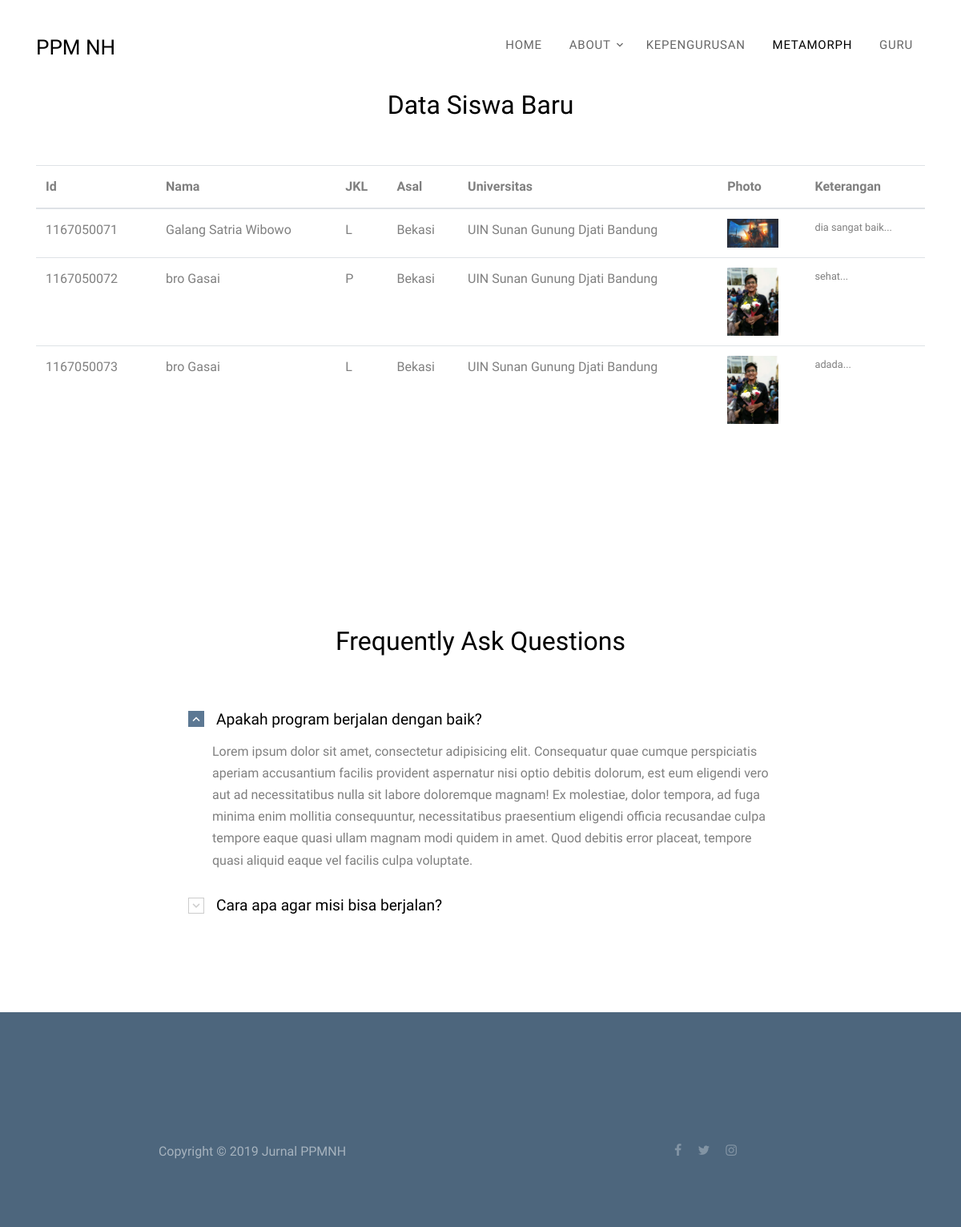
Screenshot of /index.php/page/metamorph with the database file from the repository.
### tables this page shows
CREATE TABLE `pendaftar` (
  `nip` int(10) NOT NULL,
  `nama` varchar(255) NOT NULL,
  `jk` varchar(10) NOT NULL,
  `asal` varchar(255) NOT NULL,
  `univ` varchar(255) NOT NULL,
  `image` varchar(255) NOT NULL DEFAULT 'default.jpg',
  `ket` text NOT NULL
);

### application/controllers/Page.php (called while the page is built, shortened)
<?php
class Page extends CI_Controller {
    public function __construct()
    {
		$this->load->model("pendaftar_model");
        $this->load->library('form_validation');
	}
	public function metamorph()
	{
       $data["pendaftar"] = $this->pendaftar_model->getAll();
        $this->load->view("home/metamorph", $data);
	}
}

### index.php (called while the page is built, shortened)
<?php
require_once BASEPATH.'core/CodeIgniter.php';

### application/models/Pendaftar_model.php (called while the page is built, shortened)
<?php defined('BASEPATH') OR exit('No direct script access allowed');
class Pendaftar_model extends CI_Model
{
    private $_table = "pendaftar";
    public function getAll()
    {
        return $this->db->get($this->_table)->result();
    }
}

### application/views/home/metamorph.php (the view, shortened to what this page needs)
<!DOCTYPE html>
<html lang="en">
  <head>
    <?php $this->load->view("home/_partials/head.php") ?>
  </head>
  <body>
  <div class="site-wrap">
    <?php $this->load->view("home/_partials/navbar.php") ?>
    <div class="site-section">
      <div class="container">
        <div class="row justify-content-center text-center mb-5">
          <div class="col-md-6" data-aos="fade" >
            <h2>Data Siswa Baru</h2>
          </div>
        </div>
    <div class="table-responsive">
              <table class="table table-hover" id="dataTable" width="100%" cellspacing="0">
                <thead>
                  <tr>
                    <th>Id</th>
                    <th>Nama</th>
                    <th>JKL</th>
                    <th>Asal</th>
                    <th>Universitas</th>
                    <th>Photo</th>
                    <th>Keterangan</th>
                  </tr>
                </thead>
                <tbody>
                  <?php foreach ($pendaftar as $pendaftar): ?>
                  <tr>
                    <td width="150">
                      <?php echo $pendaftar->nip ?>
                    </td>
                    <td>
                      <?php echo $pendaftar->nama ?>
                    </td>
                    <td>
                      <?php echo $pendaftar->jk ?>
                    </td>
                    <td>
                      <?php echo $pendaftar->asal ?>
                    </td>
                    <td>
                      <?php echo $pendaftar->univ ?>
                    </td>
                    <td>
                      <img src="<?php echo base_url('upload/pendaftar/'.$pendaftar->image) ?>" width="64" />
                    </td>
                    <td class="small">
                      <?php echo substr($pendaftar->ket, 0, 120) ?>...</td>
                  </tr>
                  <?php endforeach; ?>
                </tbody>
              </table>
            </div>
          </div>
        </div>
      </div>
    <div class="site-section">
      <div class="container">
        <div class="row justify-content-center text-center mb-5">
          <div class="col-md-6" data-aos="fade" >
            <h2>Frequently Ask Questions</h2>
          </div>
        </div>
        <div class="row justify-content-center" data-aos="fade" data-aos-delay="100">
          <div class="col-md-8">
            <div class="accordion unit-8" id="accordion">
            <div class="accordion-item">
              <h3 class="mb-0 heading">
                <a class="btn-block" data-toggle="collapse" href="#collapseOne" role="button" aria-expanded="true" aria-controls="collapseOne">Apakah program berjalan dengan baik?<span class="icon"></span></a>
              </h3>
              <div id="collapseOne" class="collapse show" aria-labelledby="headingOne" data-parent="#accordion">
                <div class="body-text">
                  <p>Lorem ipsum dolor sit amet, consectetur adipisicing elit. Consequatur quae cumque perspiciatis aperiam accusantium facilis provident aspernatur nisi optio debitis dolorum, est eum eligendi vero aut ad necessitatibus nulla sit labore doloremque magnam! Ex molestiae, dolor tempora, ad fuga minima enim mollitia consequuntur, necessitatibus praesentium eligendi officia recusandae culpa tempore eaque quasi ullam magnam modi quidem in amet. Quod debitis error placeat, tempore quasi aliquid eaque vel facilis culpa voluptate.</p>
                </div>
              </div>
            </div>
            <div class="accordion-item">
              <h3 class="mb-0 heading">
                <a class="btn-block" data-toggle="collapse" href="#collapseTwo" role="button" aria-expanded="false" aria-controls="collapseTwo">Cara apa agar misi bisa berjalan?<span class="icon"></span></a>
              </h3>
            </div>
          </div>
          </div>
        </div>
      </div>
    </div>
     <?php $this->load->view("home/_partials/footer.php") ?>
  </body>
</html>

### application/views/home/_partials/head.php (shortened to what this page needs)
<link rel="stylesheet" href="<?php echo base_url ('bootstrap/fonts/icomoon/style.css')?>">
<link rel="stylesheet" href="<?php echo base_url ('bootstrap/css/bootstrap.min.css')?>">
<link rel="stylesheet" href="<?php echo base_url ('bootstrap/css/magnific-popup.css')?>">
<link rel="stylesheet" href="<?php echo base_url ('bootstrap/css/jquery-ui.css')?>">
<link rel="stylesheet" href="<?php echo base_url ('bootstrap/css/owl.carousel.min.css')?>">
<link rel="stylesheet" href="<?php echo base_url ('bootstrap/css/owl.theme.default.min.css')?>">
<link rel="stylesheet" href="<?php echo base_url ('bootstrap/css/bootstrap-datepicker.css')?>">
<link rel="stylesheet" href="<?php echo base_url ('bootstrap/css/animate.css')?>">
<link rel="stylesheet" href="https://cdn.jsdelivr.net/npm/mediaelement@4.2.7/build/mediaelementplayer.min.css">
<link rel="stylesheet" href="<?php echo base_url ('bootstrap/fonts/flaticon/font/flaticon.css')?>">
<link rel="stylesheet" href="<?php echo base_url ('bootstrap/css/aos.css')?>">
<link rel="stylesheet" href="<?php echo base_url ('bootstrap/css/style.css')?>">

### application/views/home/_partials/navbar.php (shortened to what this page needs)
<div class="site-navbar-wrap js-site-navbar bg-white">
      <div class="container">
        <div class="site-navbar bg-light">
          <div class="py-1">
            <div class="row align-items-center">
              <div class="col-2">
                <h2 class="mb-0 site-logo"><a href="<?php echo site_url('page/index') ?>">PPM NH</a></h2>
              </div>
              <div class="col-10">
                <nav class="site-navigation text-right" role="navigation">
                  <div class="container">
                    <ul class="site-menu js-clone-nav d-none d-lg-block">
                      <li class="<?php if($this->uri->uri_string() == 'page/index') { echo 'active'; } ?>">
                        <a href="<?php echo site_url('page/index') ?>">Home</a>
                      </li>
                      <li class="has-children <?php if($this->uri->uri_string() == 'page/visi') { echo 'active'; } ?>">
                        <a>About</a>
                      </li>
                      <li class="<?php if($this->uri->uri_string() == 'page/kepengurusan') { echo 'active'; } ?>">
                        <a href="<?php echo site_url('home/pengurus') ?>">Kepengurusan</a>
                      </li>
                      <li class="<?php if($this->uri->uri_string() == 'page/metamorph') { echo 'active'; } ?>">
                        <a href="<?php echo site_url('page/metamorph') ?>">Metamorph</a>
                      </li>
                      <li<?php if($this->uri->uri_string() == 'page/guru') { echo 'active'; } ?>>
                      <a href="<?php echo site_url('page/guru') ?>">Guru</a>
                    </li>
                    </ul>
                  </div>
                </nav>
              </div>
            </div>
          </div>
        </div>
      </div>
    </div>

### application/views/home/_partials/footer.php
<footer class="site-footer">
      <div class="container">
        <div class="row pt-5 mt-5 text-center">
          <div class="col-md-6">
            <p>
            Copyright &copy; 2019 Jurnal PPMNH
            </p>
          </div>
          <div class="col-md-6">
                <p>
                  <a href="#" class="pb-2 pr-2 pl-0"><span class="icon-facebook"></span></a>
                  <a href="#" class="p-2"><span class="icon-twitter"></span></a>
                  <a href="#" class="p-2"><span class="icon-instagram"></span></a>
                </p>
          </div>
          <div class="col-md-6">
        </div>
      </div>
    </footer>

### rows the page displays
pendaftar: nip "1167050071", nama "Galang Satria Wibowo", jk "L", asal "Bekasi", univ "UIN Sunan Gunung Djati Bandung", image (picture), ket "dia sangat baik"
pendaftar: nip "1167050072", nama "bro Gasai", jk "P", asal "Bekasi", univ "UIN Sunan Gunung Djati Bandung", image (picture), ket "sehat"
pendaftar: nip "1167050073", nama "bro Gasai", jk "L", asal "Bekasi", univ "UIN Sunan Gunung Djati Bandung", image (picture), ket "adada"
